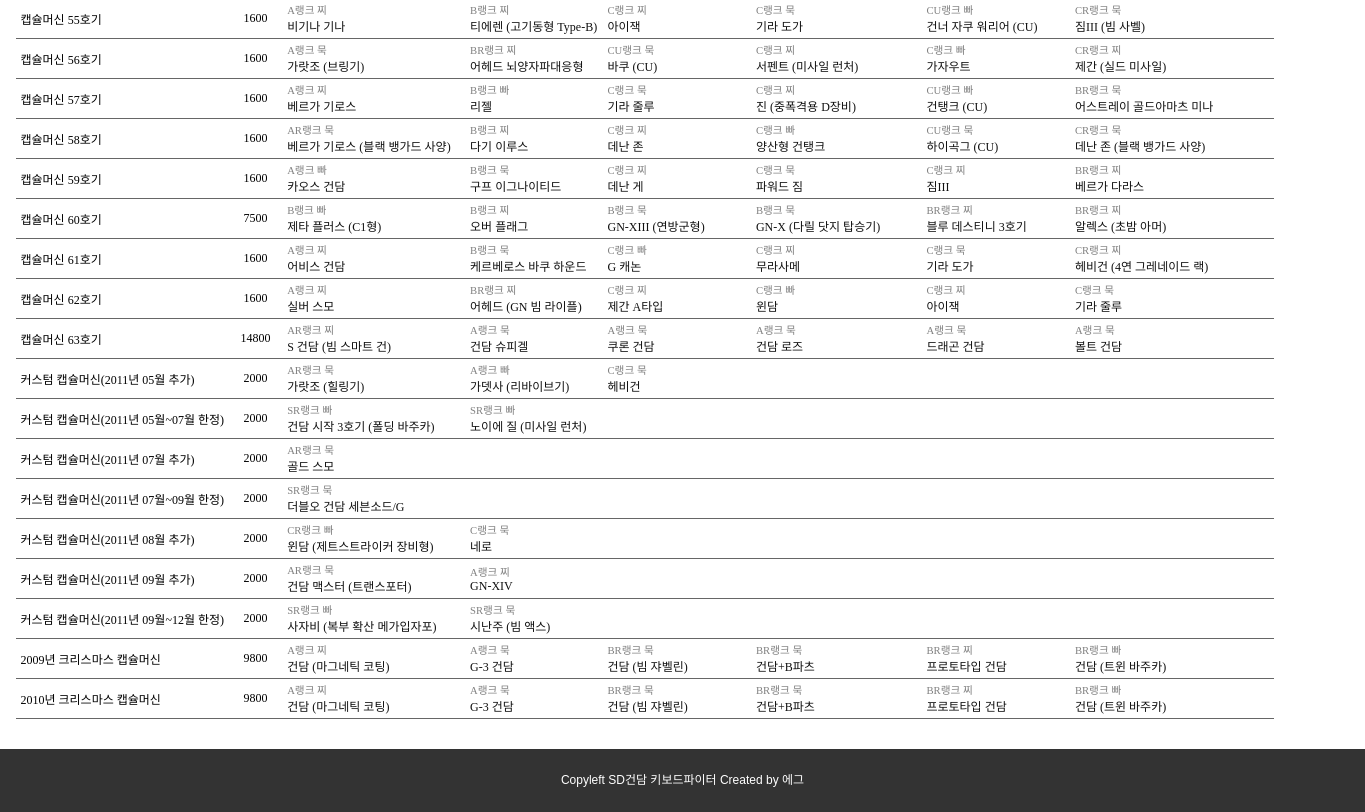
The page /capsule_search.php (lower part) on the database as committed earlier.
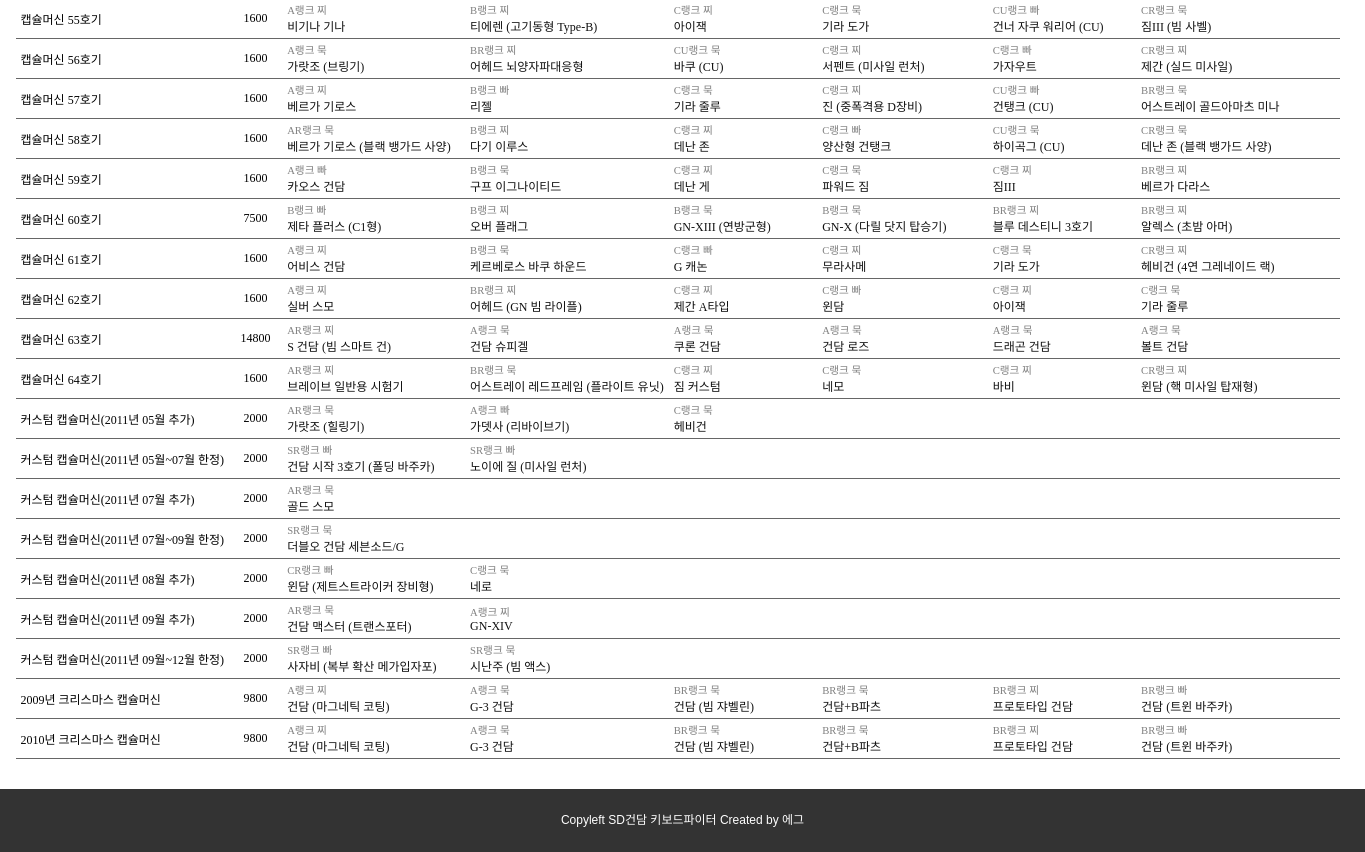
The same page on the database as committed later.
### tables this page shows
CREATE TABLE IF NOT EXISTS `capsule` (
  `No` int(11) DEFAULT NULL,
  `Name` varchar(30) DEFAULT NULL,
  `Cost` int(11) DEFAULT NULL,
  `Unit1ID` int(11) DEFAULT NULL,
  `Unit2ID` int(11) DEFAULT NULL,
  `Unit3ID` int(11) DEFAULT NULL,
  `Unit4ID` int(11) DEFAULT NULL,
  `Unit5ID` int(11) DEFAULT NULL,
  `Unit6ID` int(11) DEFAULT NULL
);

CREATE TABLE IF NOT EXISTS `unit` (
  `UnitID` int(11) DEFAULT NULL,
  `UnitNo` int(11) DEFAULT NULL,
  `Model` varchar(30) DEFAULT NULL,
  `RankPrefix` char(1) DEFAULT NULL,
  `RankSuffix` char(1) DEFAULT NULL,
  `Property` varchar(3) DEFAULT NULL,
  `Weapon1No` int(11) DEFAULT NULL,
  `Weapon1Name` varchar(20) DEFAULT NULL,
  `Weapon2No` int(11) DEFAULT NULL,
  `Weapon2Name` varchar(20) DEFAULT NULL,
  `Weapon3No` int(11) DEFAULT NULL,
  `Weapon3Name` varchar(20) DEFAULT NULL,
  `Weapon4No` int(11) DEFAULT NULL,
  `Weapon4Name` varchar(20) DEFAULT NULL,
  `Weapon5No` int(11) DEFAULT NULL,
  `Weapon5Name` varchar(20) DEFAULT NULL,
  `Weapon6No` int(11) DEFAULT NULL,
  `Weapon6Name` varchar(20) DEFAULT NULL,
  `Skill1Name` varchar(20) DEFAULT NULL,
  `Skill2Name` varchar(20) DEFAULT NULL,
  `Skill3Name` varchar(20) DEFAULT NULL,
  `UnitStat1` float DEFAULT NULL,
  `UnitStat2` float DEFAULT NULL,
  `UnitStat3` float DEFAULT NULL,
  `UnitStat4` float DEFAULT NULL,
  `UnitStat5` float DEFAULT NULL,
  `UnitStat6` float DEFAULT NULL,
  `Comment` text,
  `Landform` varchar(5) DEFAULT NULL,
  `Modification` varchar(3) DEFAULT NULL,
  `Repair` varchar(3) DEFAULT NULL,
  `Oversize` varchar(3) DEFAULT NULL,
  `Sniping` varchar(3) DEFAULT NULL
);

### inc/function.php (called while the page is built, shortened)
<?
function GetPropertyKor($property){
	if($property=="muk"){
		return "묵";
	}else if($property=="chi"){
		return "찌";
	}else{
		return "빠";
	}
}
function GetRankFull($rankPrefix, $rankSuffix){
	if($rankSuffix=='-'){
		return $rankPrefix;
	}else{
		return $rankPrefix.$rankSuffix;
	}
}
?>

### capsule_search.php (the view, shortened to what this page needs)
<?
include_once("header.php");
$unitID="";
$query="SELECT
	c.Name AS Name, c.Cost AS Cost,
	c.Unit1ID, u1.Model AS Unit1Name, u1.RankPrefix As Unit1RankPrefix, u1.RankSuffix As Unit1RankSuffix, u1.Property As Unit1Property,
	c.Unit2ID, u2.Model AS Unit2Name, u2.RankPrefix As Unit2RankPrefix, u2.RankSuffix As Unit2RankSuffix, u2.Property As Unit2Property,
	c.Unit3ID, u3.Model AS Unit3Name, u3.RankPrefix As Unit3RankPrefix, u3.RankSuffix As Unit3RankSuffix, u3.Property As Unit3Property,
	c.Unit4ID, u4.Model AS Unit4Name, u4.RankPrefix As Unit4RankPrefix, u4.RankSuffix As Unit4RankSuffix, u4.Property As Unit4Property,
	c.Unit5ID, u5.Model AS Unit5Name, u5.RankPrefix As Unit5RankPrefix, u5.RankSuffix As Unit5RankSuffix, u5.Property As Unit5Property,
	c.Unit6ID, u6.Model AS Unit6Name, u6.RankPrefix As Unit6RankPrefix, u6.RankSuffix As Unit6RankSuffix, u6.Property As Unit6Property
	FROM capsule AS c
	LEFT JOIN unit AS u1 ON c.Unit1ID=u1.UnitID
	LEFT JOIN unit AS u2 ON c.Unit2ID=u2.UnitID
	LEFT JOIN unit AS u3 ON c.Unit3ID=u3.UnitID
	LEFT JOIN unit AS u4 ON c.Unit4ID=u4.UnitID
	LEFT JOIN unit AS u5 ON c.Unit5ID=u5.UnitID
	LEFT JOIN unit AS u6 ON c.Unit6ID=u6.UnitID";
$query_order="ORDER BY c.No ASC";
$query_included="c.Unit1ID=$unitID OR
	c.Unit2ID=$unitID OR
	c.Unit3ID=$unitID OR
	c.Unit4ID=$unitID OR
	c.Unit5ID=$unitID OR
	c.Unit6ID=$unitID";
$query_final="";
if(strlen($unitID)==0){
	$query_final=$query." ".$query_order;
}else{
	$query_final=$query." WHERE ".$query_included." ".$query_order;
}
?>
손으로 옮겨적느라 오타의 우려가 있습니다 =_=;;;<br/>
<br/>
<br/>
<table class="example table-autosort">
<tbody>
<?
$result=mysql_query($query_final);
if(mysql_num_rows($result)==0){
	echo"<tr>
		<td colspan='8'><center>검색 결과가 없습니다.</center></td>
		</tr>";
}else{
	while($row = mysql_fetch_array($result)){
		echo "<tr>";
		echo "<td>$row[Name]</td>";
		echo "<td class='center'>$row[Cost]</td>";
		for($i=1; $i<=6; $i++){
			$curUnitName=$row["Unit"."$i"."Name"];
			$curUnitID=$row["Unit"."$i"."ID"];
			$curUnitRank=GetRankFull($row["Unit"."$i"."RankPrefix"], $row["Unit"."$i"."RankSuffix"]);
			$curUnitProperty=GetPropertyKor($row["Unit"."$i"."Property"]);
			$searched="";
			if($curUnitID==$unitID){
				$searched="class='searched'";
			}
			if( $curUnitID != null ) {
				echo "<td $searched><span class='subscript'>".$curUnitRank."랭크 $curUnitProperty</span><br/><a href='unit_info.php?unitID_q=$curUnitID'>$curUnitName</a></td>";
			}else{
				echo "<td></td>";
			}
		}
		echo "</tr>";
	}
}
?>
</tbody>
</table>
<?
include_once("footer.php");
?>

Rows that differ between the two databases and show on the page:
added capsule: Name "캡슐머신 64호기", Cost "1600", unit.RankPrefix+RankSuffix "AR", unit.Property "찌", unit.Model "브레이브 일반용 시험기", unit.RankPrefix+RankSuffix "BR", unit.Property "묵", unit.Model "어스트레이 레드프레임 (플라이트 유닛)", unit.RankPrefix "C", unit.Model "짐 커스텀", unit.Model "네모", unit.Model "바비", unit.RankPrefix+RankSuffix "CR", unit.Model "윈담 (핵 미사일 탑재형)"
